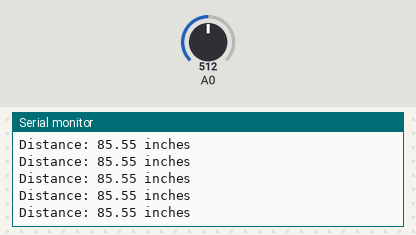
A sketch run on a simulated ESP8266 (NodeMCU). Parts: the last lines printed to the serial monitor. The inputs (shaded band) are chosen by the test bench; at power-on: A0 = 512. WiFi joins after 1.5 s; servers stay silent unless stated.

Above: at 2.7 s.
2.8 s: A0 set to 0
At 2.98 s:
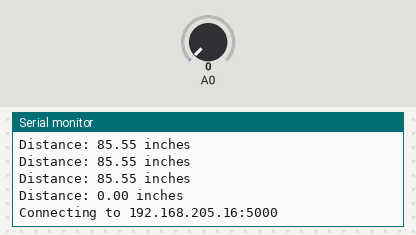
4.5 s: A0 set to 20
At 4.53 s:
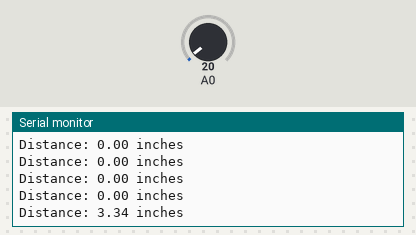
Timing chart, 0 to 7.5 s (numbered marks = the images above; inputs shaded):
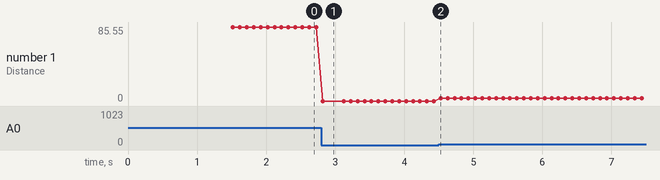

The sketch:

hardware.ino
```cpp
#include <ESP8266WiFi.h>
#include <WiFiClient.h>

const char* ssid = "sina";
const char* password = "haha2020hehe";
const char* host = "192.168.205.16"; // Change this to your server's IP address
const int port = 5000;

WiFiClient client;

const char* site = "parking1";
const int slot = 2;

bool previous_status = false;

void setup() {
  Serial.begin(9600);
  delay(10);

  // Connect to Wi-Fi
  Serial.println();
  Serial.println();
  Serial.print("Connecting to ");
  Serial.println(ssid);

  WiFi.begin(ssid, password);

  while (WiFi.status() != WL_CONNECTED) {
    delay(500);
    Serial.print(".");
  }

  Serial.println("");
  Serial.println("WiFi connected");
  Serial.println("IP address: ");
  Serial.println(WiFi.localIP());

}

float get_distance() {
  int sensorValue = analogRead(A0);
  float voltage = sensorValue * (3.3 / 1023.0);
  float inches = voltage * 51.8;

  Serial.print("Distance: ");
  Serial.print(inches);
  Serial.println(" inches");

  return inches;
}

void send_message(bool status) {
  // Construct HTTP POST request
  String url = "/publish";
  String postData = "{\"topic\": \"" + String(site) + "\", \"message\": " + "\"" + String(slot) + ":" + String(status) + "\"}";

  Serial.print("Requesting URL: ");
  Serial.println(url);

  client.print("POST " + url + " HTTP/1.1\r\n");
  client.print("Host: " + String(host) + ":" + String(port) + "\r\n");
  client.print("Content-Type: application/json\r\n");
  client.print("Content-Length: ");
  client.print(postData.length());
  client.print("\r\n\r\n");
  client.print(postData);

  Serial.println("Request sent");
}

void connect() {
  Serial.print("Connecting to ");
  Serial.print(host);
  Serial.print(":");
  Serial.println(port);

  while (!client.connect(host, port)) {
    Serial.println("Connection failed!");
  }
}

bool check_parking_slot (float threshold = 10.0) {
  float distance = get_distance();
  if (previous_status == true && threshold < distance) {
    return true;
  } else if (previous_status == false && distance <= threshold) {
    return true;
  }
  return false;
}

void loop() {
  if (check_parking_slot()) {
  	connect();
    send_message(!previous_status);
    previous_status = !previous_status;
  }

  delay(100);
}
```

Measured:
- after the input at 2.8 s, the serial monitor: prints a new line at once (image 1)
- after the input at 4.5 s, the serial monitor: prints a new line at once (image 2)
- plotted number 1: 85.55 → 0 after the input at 2.8 s, 0 → 3.34 after the input at 4.5 s
